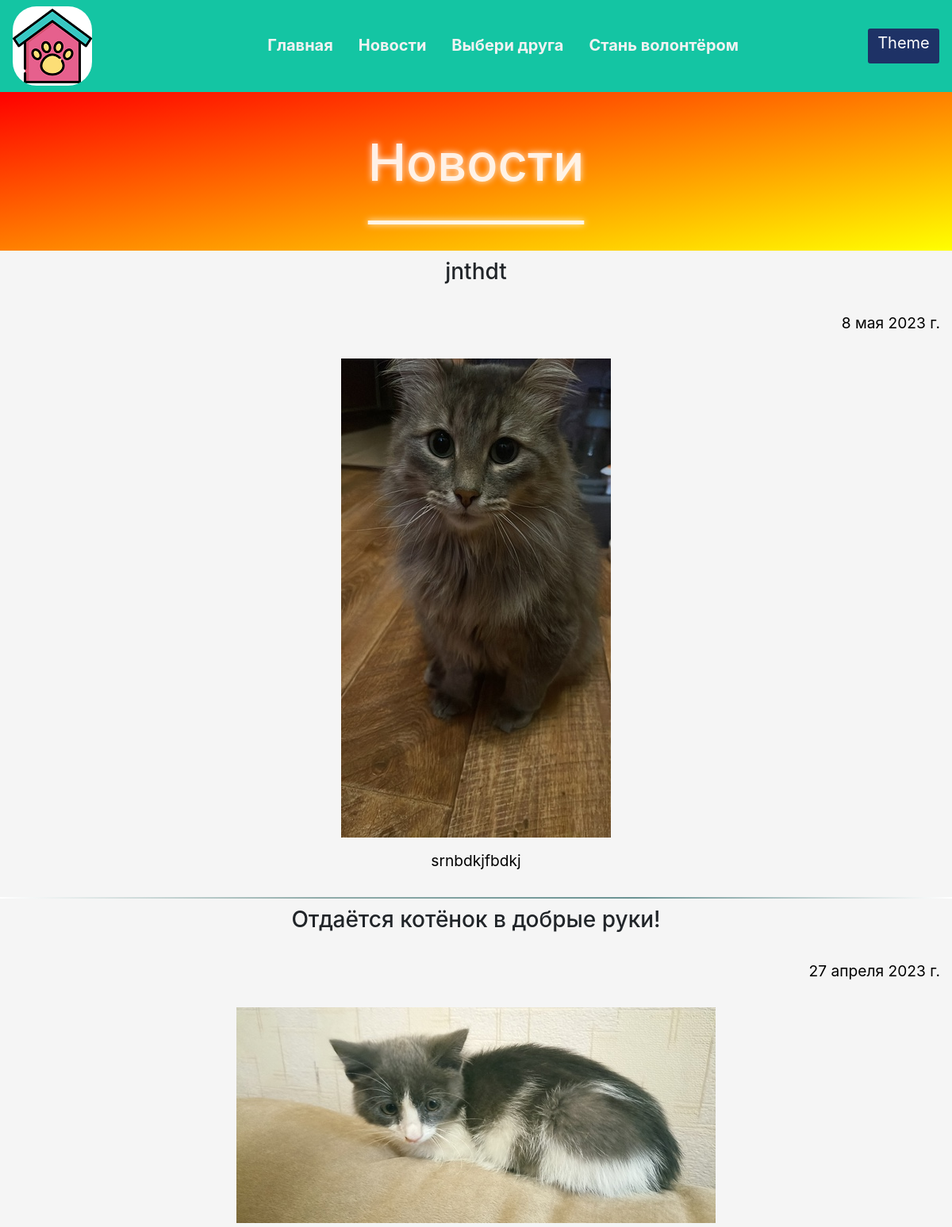
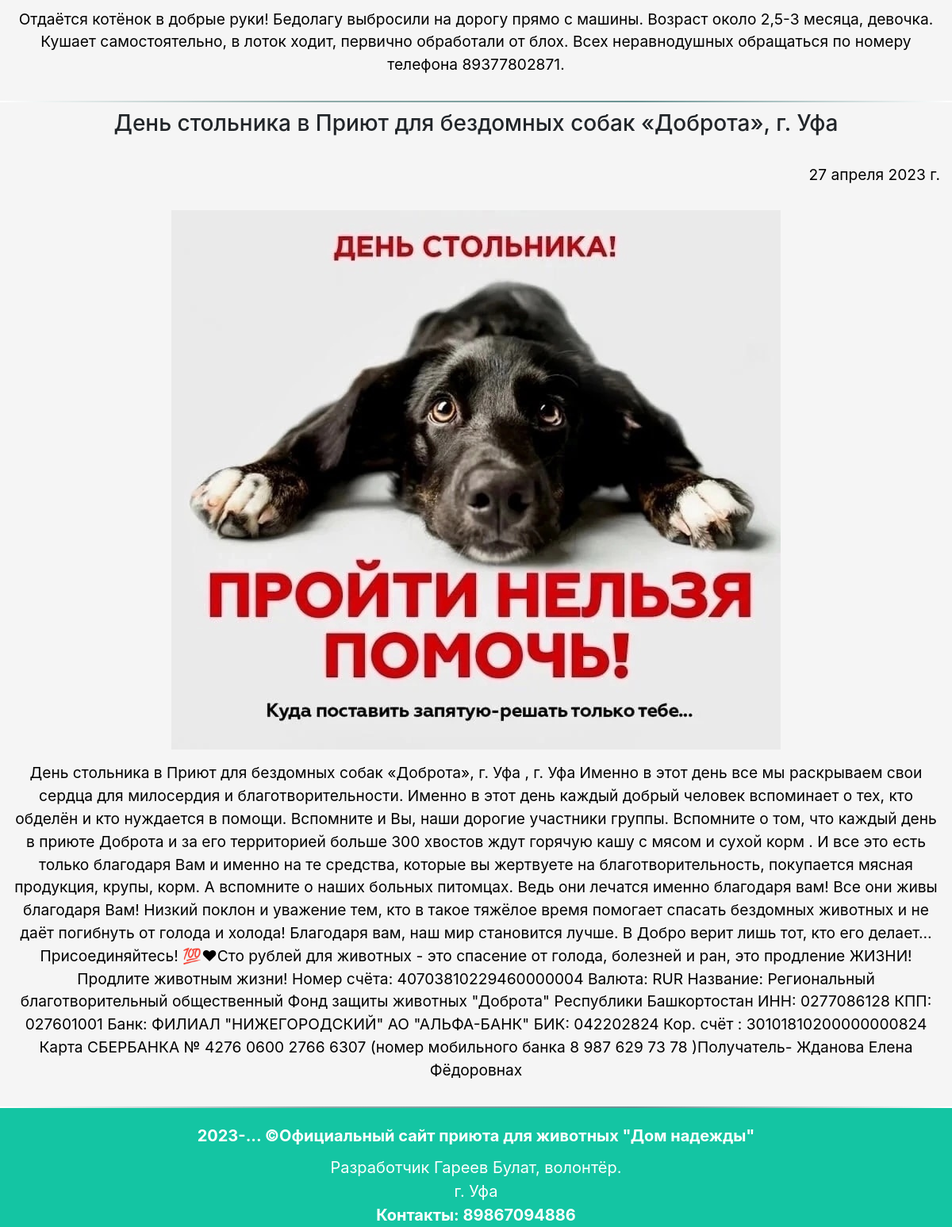
Page /news on the committed database (2 pictures, top to bottom).
### page/models.py (models this page shows, shortened)
class NewsItem(models.Model):
    title = models.CharField(max_length=70, verbose_name='Название')
    description = models.TextField(verbose_name='Текст')
    image = models.ImageField(upload_to='images', verbose_name='Изображение')
    date = models.DateField(verbose_name='Дата записи')

### page/views.py (the view)
# urls.py: path('news', views.news, name='news'),
def news(request):
    news = NewsItem.objects.all()[::-1]
    data = {"title": "Приют для животных 'Дом надежды' - Новости", "news": news}
    return render(request, "news.html", context=data)

### page/templates/news.html
{% extends "base.html" %}
{% block content %}
<header class="back_title"><h2>Новости</h2></header>
<div class="parent">
{% for item in news %}
    <div class="child">
        <h3>{{ item.title }}</h3> <p align="right">{{ item.date }}</p>
        <img id=img src="{{ item.image.url }}" alt="{{item.title}}">
        <p>{{ item.description }}</p>
    </div>
{% endfor %}
</div>
{% endblock %}

### page/static/css/light_styles.css (style rules this page uses)
html, body { height: 100%; margin: 0; display: flex; flex-direction: column; }
#img { text-align: center; }
.parent { transition: 3s; }
.child { transition: 3s; background: #f5f5f5; width: 100%; flex-direction: column; text-align: center; padding-bottom: 0px; border-bottom-color: rgb(1, 1, 1); border-bottom: 2px solid; border-image: linear-gradient(to right, #ffffff, #90acaa, #6A9393, #ffffff ) 47% 0%; }
.child h3 { text-align: center; padding: 10px; }
.back_title { background-image: linear-gradient(to bottom right, red, yellow); height: 200px; transition: 2s; }
.back_title h2 { font-size: 65px; opacity: 0.9; color: white; text-align: center; padding-top: 50px; top: 80%; text-decoration: underline 5px white; text-underline-offset: 50px; text-shadow: 0 0 8px white; }
p { transition: 3s; color: black; }
p { padding: 15px; font-size: 1.2em; }

### rows in the picture
NewsItem: title "jnthdt", date "8 мая 2023 г.", image (picture), description "srnbdkjfbdkj"
NewsItem: title "Отдаётся котёнок в добрые руки!", date "27 апреля 2023 г.", image (picture), description "Отдаётся котёнок в добрые руки! Бедолагу выбросили на дорогу прямо с машины. Возраст около 2,5-3 месяца, девочка. Кушает самостоятельно, в лоток ходит, первично обработали от блох. Всех неравнодушных обращаться по номеру телефона 89377802871."
NewsItem: title "День стольника в Приют для бездомных собак «Доброта», г. Уфа", date "27 апреля 2023 г.", image (picture), description "День стольника в Приют для бездомных собак «Доброта», г. Уфа , г. Уфа Именно в этот день все мы раскрываем свои сердца для милосердия и благотворительности. Именно в этот день каждый добрый человек вспоминает о тех, кто обделён и кто нуждается в помощи. Вспомните и Вы, наши дорогие участники группы. Вспомните о том, что каждый день в приюте Доброта и за его территорией больше 300 хвостов ждут горячую кашу с мясом и сухой корм . И все это есть только благодаря Вам и именно на те средства, которые вы жертвуете на благотворительность, покупается мясная продукция, крупы, корм. А вспомните о наших больных питомцах. Ведь они лечатся именно благодаря вам! Все они живы благодаря Вам! Низкий поклон…"
